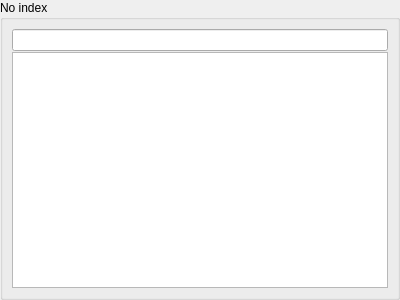
<?xml version="1.0" encoding="UTF-8"?>
<ui version="4.0">
 <class>IndexWidget</class>
 <widget class="QWidget" name="IndexWidget">
  <property name="geometry">
   <rect>
    <x>0</x>
    <y>0</y>
    <width>400</width>
    <height>300</height>
   </rect>
  </property>
  <property name="windowTitle">
   <string notr="true">Form</string>
  </property>
  <layout class="QVBoxLayout" name="verticalLayout_2">
   <property name="leftMargin">
    <number>0</number>
   </property>
   <property name="topMargin">
    <number>0</number>
   </property>
   <property name="rightMargin">
    <number>0</number>
   </property>
   <property name="bottomMargin">
    <number>0</number>
   </property>
   <item>
    <widget class="QGroupBox" name="indexGroup">
     <property name="sizePolicy">
      <sizepolicy hsizetype="Preferred" vsizetype="Preferred">
       <horstretch>0</horstretch>
       <verstretch>0</verstretch>
      </sizepolicy>
     </property>
     <property name="title">
      <string>No index</string>
     </property>
     <layout class="QVBoxLayout" name="verticalLayout">
      <property name="spacing">
       <number>1</number>
      </property>
      <item>
       <widget class="QLineEdit" name="indexEdit"/>
      </item>
      <item>
       <widget class="QListView" name="indexList">
        <property name="sizePolicy">
         <sizepolicy hsizetype="Expanding" vsizetype="Preferred">
          <horstretch>0</horstretch>
          <verstretch>0</verstretch>
         </sizepolicy>
        </property>
        <property name="contextMenuPolicy">
         <enum>Qt::CustomContextMenu</enum>
        </property>
        <property name="uniformItemSizes">
         <bool>true</bool>
        </property>
       </widget>
      </item>
     </layout>
    </widget>
   </item>
  </layout>
  <action name="actionOriginalOrder">
   <property name="checkable">
    <bool>true</bool>
   </property>
   <property name="checked">
    <bool>true</bool>
   </property>
   <property name="text">
    <string>From file</string>
   </property>
  </action>
  <action name="actionAlphabeticOrder">
   <property name="checkable">
    <bool>true</bool>
   </property>
   <property name="text">
    <string>Alphabetic word by word</string>
   </property>
  </action>
  <action name="actionAtergoOrder">
   <property name="checkable">
    <bool>true</bool>
   </property>
   <property name="text">
    <string>A tergo</string>
   </property>
  </action>
  <action name="actionEditEntry">
   <property name="text">
    <string>Edit entry</string>
   </property>
   <property name="shortcut">
    <string>Ctrl+E</string>
   </property>
  </action>
  <action name="actionLetterOrder">
   <property name="checkable">
    <bool>true</bool>
   </property>
   <property name="text">
    <string>Alphabetic letter by letter</string>
   </property>
  </action>
  <action name="actionDeleteEntry">
   <property name="checkable">
    <bool>true</bool>
   </property>
   <property name="text">
    <string>Mark as deleted</string>
   </property>
   <property name="toolTip">
    <string>Mark entry as deleted</string>
   </property>
   <property name="shortcut">
    <string>Ctrl+Shift+D</string>
   </property>
  </action>
 </widget>
 <resources/>
 <connections/>
</ui>
